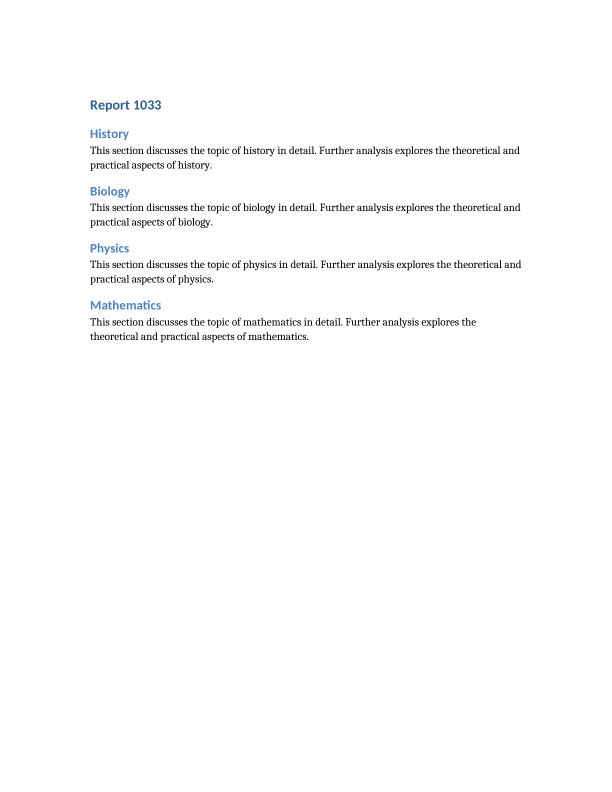
#> input picture ForensicsDetective_Assignment2/data/images/doc_1033_page1.png, 1224 x 1584 px, found by its file name (shown at 1/2 size); its folder holds 4 pictures in this run
$ python classification_models.py
#> lines starting #> are read from the running program, lines starting #| are printed output that depends on the picture
# classification_models.py


import os
import cv2
import numpy as np
import pandas as pd
from tqdm import tqdm
from sklearn.model_selection import train_test_split
from sklearn.preprocessing import StandardScaler
from sklearn.svm import SVC
from sklearn.ensemble import RandomForestClassifier
from sklearn.neural_network import MLPClassifier
from sklearn.linear_model import SGDClassifier
from sklearn.metrics import accuracy_score, classification_report
from joblib import dump


def extract_features(image_path):
    """Read an image and compute mean, std, and color histogram features."""
#> called with image_path = 'data/images/doc_1033_page1.png'
    img = cv2.imread(image_path)
#> img is the input picture: shape (1584, 1224, 3); mean B, G, R 252.5, 252.3, 252.2
    if img is None:
        return None

    img = cv2.resize(img, (128, 128))
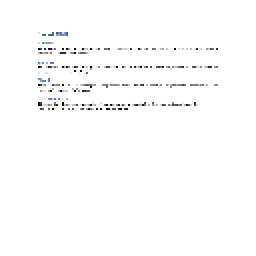
#> img: shape (128, 128, 3) (shown 2 times larger); mean B, G, R 252.2, 252.1, 252
    mean_val = np.mean(img)
#> mean_val = 252.1
    std_val = np.std(img)
#> std_val = 21.69
    hist = cv2.calcHist([img], [0], None, [16], [0, 256]).flatten()
#> hist = [30, 16, 19, 14, 19, 23, 17, 20, 36, 23, 24, 35, 39, 23, 38, 16008]
    features = np.concatenate(([mean_val, std_val], hist))
#> features = 18 values, max 16008 at index 17, min 14 at index 5, mean 925.4
    return features


def build_feature_dataset(img_dir="data/images"):
    X, y = [], []
    all_imgs = [f for f in os.listdir(img_dir) if f.endswith(".png")]

    for f in tqdm(all_imgs, desc="Extracting image features"):
        path = os.path.join(img_dir, f)
        feats = extract_features(path)
#> feats has the same summary as features in extract_features
        if feats is not None:
            X.append(feats)
            # For this assignment, we simulate 4 classes by splitting IDs
            # (since real labels aren’t provided)
            file_num = int(f.split("_")[1].replace("page1.png", ""))
            label = file_num % 4   # fake 4-category pattern
            y.append(label)
#> pass 2 of the loop in build_feature_dataset, `for f in tqdm(all_imgs, desc="Extracting image features"):`:
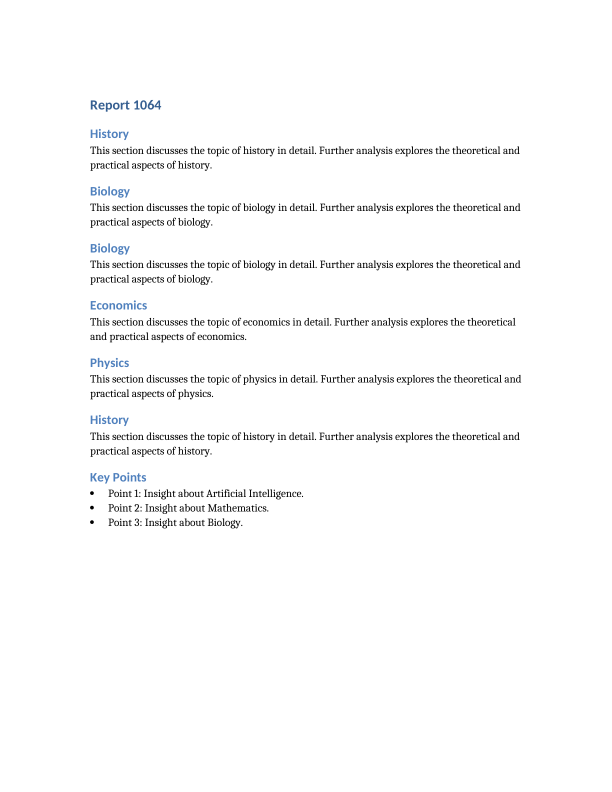
#> input picture ForensicsDetective_Assignment2/data/images/doc_1064_page1.png, 1224 x 1584 px, found by its file name (shown at 1/2 size)
#> in extract_features, img is the input picture: shape (1584, 1224, 3); mean B, G, R 250.7, 250.5, 250.4
#> in extract_features (call 2), `img = cv2.resize(img, (128, 128))`:
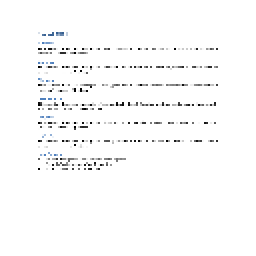
#> img: shape (128, 128, 3) (shown 2 times larger); mean B, G, R 250.4, 250.2, 250.1
#> mean_val = 250.2
#> std_val = 27.79
#> hist = [45, 38, 30, 29, 32, 31, 31, 34, 44, 41, 35, 52, 60, 40, 58, 15784]
#> features = 18 values, max 15784 at index 17, min 27.79 at index 1, mean 925.7
#> feats has the same summary as features in extract_features
#> pass 3 of the loop in build_feature_dataset, `for f in tqdm(all_imgs, desc="Extracting image features"):`:
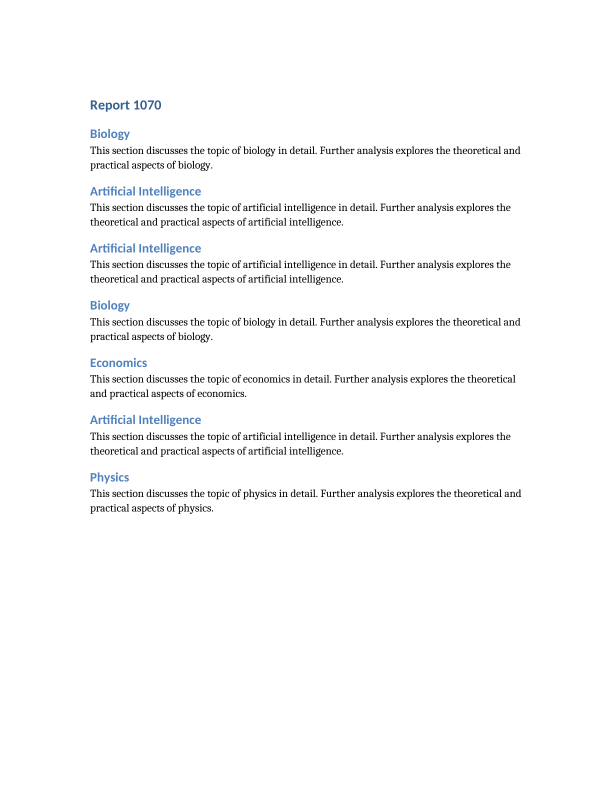
#> input picture ForensicsDetective_Assignment2/data/images/doc_1070_page1.png, 1224 x 1584 px, found by its file name (shown at 1/2 size)
#> in extract_features, img is the input picture: shape (1584, 1224, 3); mean B, G, R 250.1, 249.9, 249.7
#> in extract_features (call 3), `img = cv2.resize(img, (128, 128))`:
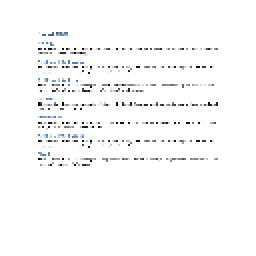
#> img: shape (128, 128, 3) (shown 2 times larger); mean B, G, R 250.1, 249.8, 249.6
#> mean_val = 249.9
#> std_val = 28.31
#> hist = [42, 42, 39, 24, 29, 21, 28, 36, 64, 41, 34, 56, 85, 49, 81, 15713]
#> features = 18 values, max 15713 at index 17, min 21 at index 7, mean 925.7
#> feats has the same summary as features in extract_features
#> the loop made 4 passes; the first 3 are shown

    X = np.array(X)
    y = np.array(y)
    return X, y


def train_models(X, y, output_dir="results/models"):
#> called with X = array of shape (4, 18), y = array of shape (4,), output_dir = 'results/models'
    os.makedirs(output_dir, exist_ok=True)

    X_train, X_test, y_train, y_test = train_test_split(
        X, y, test_size=0.2, random_state=42
    )

    scaler = StandardScaler()
    X_train = scaler.fit_transform(X_train)
    X_test = scaler.transform(X_test)

    models = {
        "SVM": SVC(kernel="linear", random_state=42),
        "SGD": SGDClassifier(random_state=42, max_iter=1000, tol=1e-3),
        "RandomForest": RandomForestClassifier(n_estimators=100, random_state=42),
        "MLP": MLPClassifier(hidden_layer_sizes=(64, 32), max_iter=300, random_state=42),
    }

    for name, model in models.items():
        print(f"\n🔹 Training {name} ...")
        model.fit(X_train, y_train)
        preds = model.predict(X_test)
        acc = accuracy_score(y_test, preds)
        print(f"{name} Accuracy: {acc:.4f}")
        print(classification_report(y_test, preds))

        dump(model, os.path.join(output_dir, f"{name}_model.joblib"))

    print(f"\nModels saved in: {output_dir}")


if __name__ == "__main__":
    X, y = build_feature_dataset()
    train_models(X, y)
